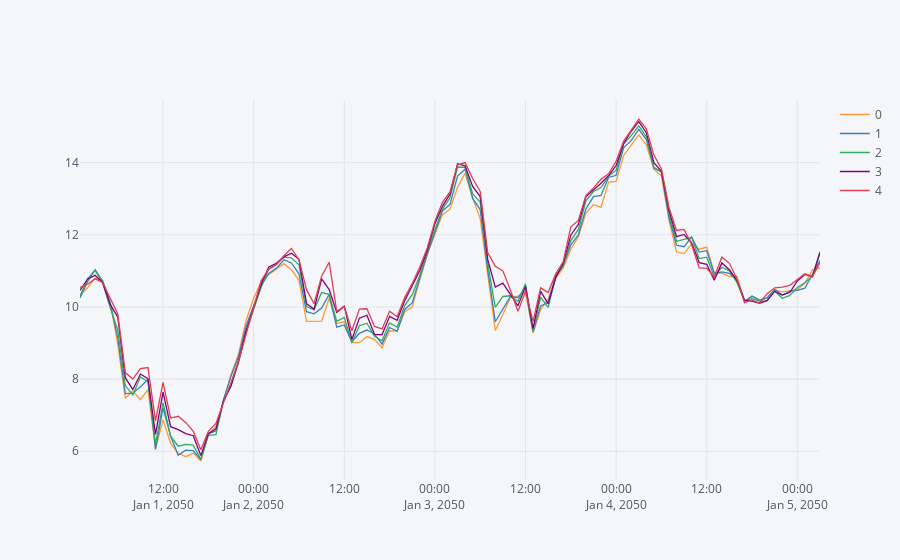

Write notebook code for a chart like this one.
### Markdown cell above
### accessing raw data by gids from res

### Code cell
### select variable
var = "windspeed_100m"

### time index
ti = res.time_index
### select gid (grid points) from index of meta_df (above)
gids = [0, 1, 2, 3, 4]

df = pd.DataFrame(
    res[var, :, gids],
    index=res.time_index,
)

df
df.iloc[1:100].iplot()
